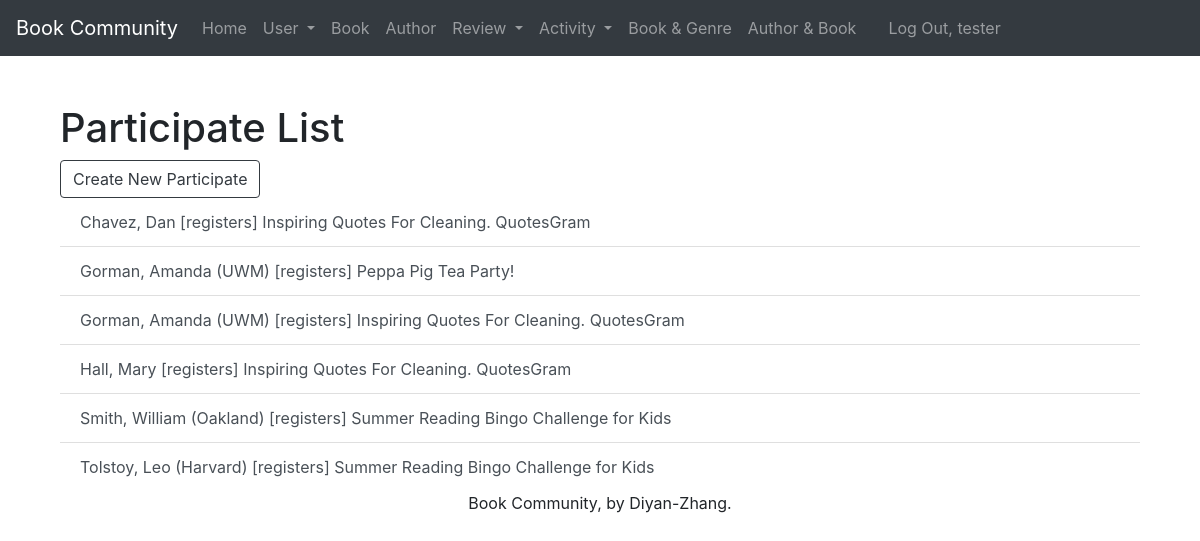
The page /participate/ (signed in) on the database its author committed.
### webinfo/models.py (models this page shows, shortened)
class Participate(models.Model):
    participate_id = models.AutoField(primary_key=True)
    user = models.ForeignKey(SystemUser, related_name='participates', on_delete=models.PROTECT)
    activity = models.ForeignKey(Activity, related_name='participates', on_delete=models.PROTECT)
    def __str__(self):
        return '%s [registers] %s' % (self.user, self.activity)
    def get_absolute_url(self):
        return reverse('webinfo_participate_detail_urlpattern',
                       kwargs={'pk': self.pk}
                       )
    class Meta:
        ordering = ['user', 'activity']
        constraints = [
            UniqueConstraint(fields=['user', 'activity'], name='unique_participate')
        ]

class SystemUser(models.Model):
    systemuser_id = models.AutoField(primary_key=True)
    first_name = models.CharField(max_length=45)
    last_name = models.CharField(max_length=45)
    disambiguator = models.CharField(max_length=45, blank=True, default='')
    def __str__(self):
        result = ''
        if self.disambiguator == '':
            result = '%s, %s' % (self.last_name, self.first_name)
        else:
            result = '%s, %s (%s)' % (self.last_name, self.first_name, self.disambiguator)
        return result
    class Meta:
        ordering = ['last_name', 'first_name', 'disambiguator']
        constraints = [
            UniqueConstraint(fields=['last_name', 'first_name', 'disambiguator'],
                             name='unique_systemuser')
        ]

class Activity(models.Model):
    activity_id = models.AutoField(primary_key=True)
    name = models.CharField(max_length=255)
    date = models.DateField(auto_now_add=False)
    time = models.TimeField(auto_now_add=False)
    address = models.CharField(max_length=255)
    description = models.TextField(default='NA')
    def __str__(self):
        return '%s' % self.name
    class Meta:
        ordering = ['date', 'time', 'name']
        constraints = [
            UniqueConstraint(fields=['name', 'date', 'address'], name='unique_activity')
        ]

### webinfo/views.py (the view)
class ParticipateList(LoginRequiredMixin, PermissionRequiredMixin, ListView):
    model = Participate
    permission_required = 'webinfo.view_participate'

### webinfo/templates/webinfo/participate_list.html (shortened to what this page needs)
{% extends 'webinfo/base.html' %}
{% block org_content %}
<h1 class="mt-5"> Participate List</h1>
    {% if perms.webinfo.add_participate %}
        <div class="mobile">
            <a href="{% url 'webinfo_participate_create_urlpattern' %}"
            class="btn btn-outline-dark">
                Create New Participate</a>
        </div>
    {% endif %}
    <ul class="list-group list-group-flush">
        {% for participate in participate_list %}
            <a href="{{ participate.get_absolute_url }}" class="list-group-item list-group-item-action">{{ participate }}</a>
        {% empty %}
            <em>There are no registrations here.</em>
        {% endfor %}
    </ul>
{% endblock %}

### webinfo/templates/webinfo/base.html (shortened to what this page needs)
{% load static %}
<!DOCTYPE html>
<html lang="en">
<head>
    <link rel="stylesheet" href="https://cdn.jsdelivr.net/npm/bootstrap@4.6.1/dist/css/bootstrap.min.css">
</head>
<body>
<nav class="navbar navbar-expand-lg navbar-dark bg-dark">
  <a class="navbar-brand" href="#">Book Community</a>
  <div class="collapse navbar-collapse" id="navbarNav">
      <ul class="navbar-nav">
          <li class="nav-item">
              <a class="nav-link" href="{% url 'home_urlpattern' %}">Home</a>
          </li>
          <li class="nav-item dropdown">
              <a class="nav-link dropdown-toggle" href="#" id="navbarDropdownMenuLink" role="button" data-toggle="dropdown" aria-expanded="false">
                  User
              </a>
          </li>
          {% if perms.webinfo.view_book %}
              <li class="nav-item">
                  <a class="nav-link" href="{% url 'webinfo_book_list_urlpattern' %}">Book</a>
              </li>
          {% endif %}
          {% if perms.webinfo.view_author %}
              <li class="nav-item">
                  <a class="nav-link" href="{% url 'webinfo_author_list_urlpattern' %}">Author</a>
              </li>
          {% endif %}
          <li class="nav-item dropdown">
              <a class="nav-link dropdown-toggle" href="#" id="navbarDropdownMenuLink" role="button" data-toggle="dropdown" aria-expanded="false">
                  Review
              </a>
          </li>
          <li class="nav-item dropdown">
              <a class="nav-link dropdown-toggle" href="#" id="navbarDropdownMenuLink" role="button" data-toggle="dropdown" aria-expanded="false">
                  Activity
              </a>
          </li>
          {% if perms.webinfo.view_explain %}
              <li class="nav-item">
                  <a class="nav-link" href="{% url 'webinfo_explain_list_urlpattern' %}">Book & Genre</a>
              </li>
          {% endif %}
          {% if perms.webinfo.view_write %}
              <li class="nav-item">
                  <a class="nav-link" href="{% url 'webinfo_write_list_urlpattern' %}">Author & Book</a>
              </li>
          {% endif %}
      </ul>
      <ul class="navbar-nav px-3">
            {% if user.is_authenticated %}
                <li class="nav-item text-nowrap"><a class="nav-link" href="{% url 'logout_urlpattern' %}">
                    Log Out, {{ user.get_username }}</a></li>
            {% else %}
                <li class="nav-item text-nowrap"><a class="nav-link" href="{% url 'login_urlpattern' %}">
                    Log In</a></li>
            {% endif %}
      </ul>
  </div>
</nav>
<main role="main" class="flex-shrink-0">
    <div class="container">
        {% block content %}
            <div class="container">
                {% block org_content %}{% endblock %}
            </div>
        {% endblock %}
    </div>
</main>
 <footer class="mastfoot mt-auto">
    <div class="inner">
      <p class="text-center">Book Community, by Diyan-Zhang.</p>
    </div>
 </footer>
</body>
</html>

### rows shown on the page
Participate: user+activity "Chavez, Dan [registers] Inspiring Quotes For Cleaning. QuotesGram"
Participate: user+activity "Gorman, Amanda (UWM) [registers] Peppa Pig Tea Party!"
Participate: user+activity "Gorman, Amanda (UWM) [registers] Inspiring Quotes For Cleaning. QuotesGram"
Participate: user+activity "Hall, Mary [registers] Inspiring Quotes For Cleaning. QuotesGram"
Participate: user+activity "Smith, William (Oakland) [registers] Summer Reading Bingo Challenge for Kids"
Participate: user+activity "Tolstoy, Leo (Harvard) [registers] Summer Reading Bingo Challenge for Kids"

### other values the page prints
{{ user.get_username }} "tester"
